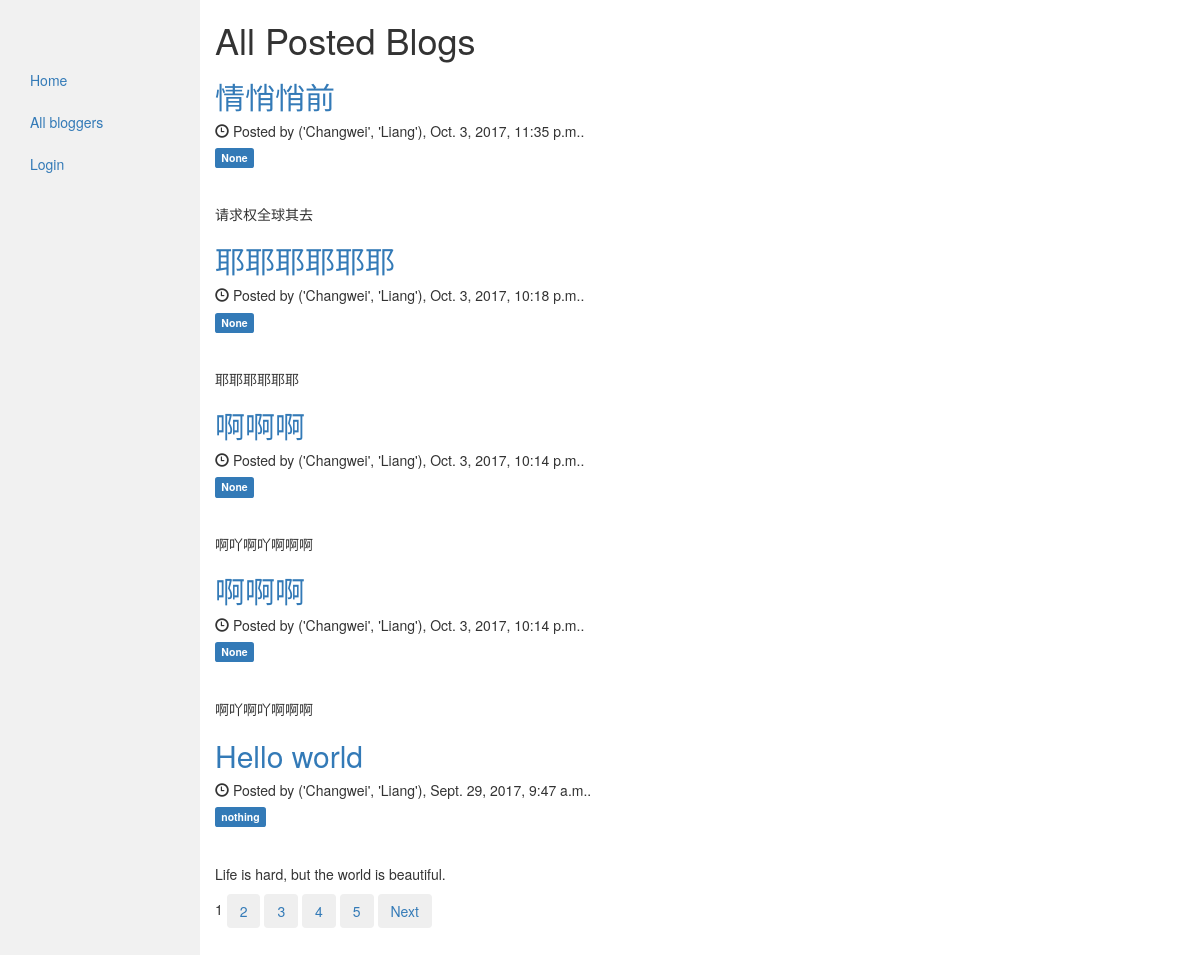
/, run on an earlier commit of the app's database.
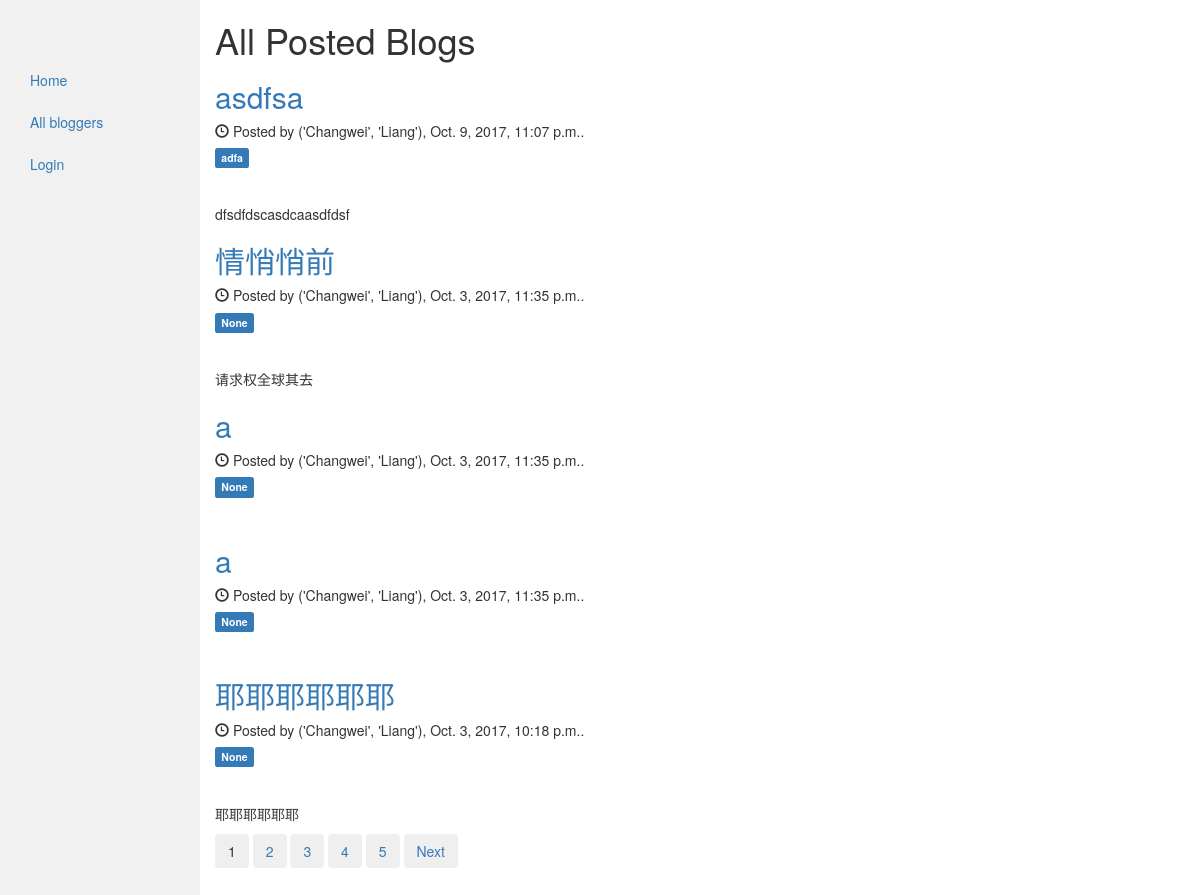
And on a later commit of the database.
### blog/models.py (models this page shows, shortened)
class MyPost(models.Model):
    author = models.ForeignKey(settings.AUTH_USER_MODEL, on_delete=models.CASCADE)
    title = models.CharField(max_length=100)
    content = models.TextField(blank=True)
    tags = models.CharField(max_length=20, null=True, blank=True)
    published_time = models.DateTimeField(default=timezone.now)
    created_time = models.DateTimeField(default=timezone.now)
    is_draft = models.BooleanField(default=False)
    is_private = models.BooleanField(default=False)
    can_be_edited = models.BooleanField(default=False)
    allow_comment = models.BooleanField(default=True)
    class Meta:
        ordering = ['published_time']
    def get_absolute_url(self):
        return reverse('blog:blog_detail', args=[str(self.id)])

### my_auth/models.py (models this page shows)
class User(auth_models.AbstractUser):
    email = models.EmailField(_('email address'), unique=True)

### blog/views.py (the view)
# urls.py: url(r'^$', views.HomePage.as_view(), name='homepage'),
class HomePage(MyPaginatedBlogListView):
    model = models.MyPost
    template_name = 'blog/homepage.html'
    paginate_by = 5
    context_object_name = 'blog_list'
    def get_queryset(self):
        return models.MyPost.objects.filter(is_draft=False, is_private=False).order_by('-published_time')

### blog/templatetags/blog_tag.py (called while the page is built)
@register.simple_tag
def real_name_or_username(blog):
    if blog.author.first_name and blog.author.last_name:
        return format_html('%s' % blog.author.first_name), format_html(blog.author.last_name)
    else:
        return blog.author.username

### blog/utils.py (called while the page is built)
def my_paginator_style(paginator, page, context, pages_num_2b_shown):
    context['multiple_page_series_to_show'] = 0
    if paginator.num_pages > pages_num_2b_shown:
        context['multiple_page_series_to_show'] = 1
        context['page_number_to_be_show'] = [i + page.number - pages_num_2b_shown // 2
                                             for i in range(pages_num_2b_shown)]
        if page.number <= pages_num_2b_shown // 2:
            context['page_number_to_be_show'] = [(i + 1) for i in
                                                 range(pages_num_2b_shown)]
        if page.number + pages_num_2b_shown // 2 >= paginator.num_pages:
            context['page_number_to_be_show'] = [i + paginator.num_pages - pages_num_2b_shown + 1
                                                 for i in range(pages_num_2b_shown)]
    return context

### blog/templates/blog/homepage.html (shortened to what this page needs)
<!DOCTYPE html>
<html lang="en">
{% extends 'blog/base.html' %}
{% load blog_tag %}
{% block content %}
    <h1 class="center">All Posted Blogs</h1>
    {% if blog_list %}
        {% for blog in blog_list %}
            <h2><a href="{{ blog.get_absolute_url }}">{{ blog.title }}</a></h2>
            <h5><span class="glyphicon glyphicon-time"></span> Posted by {% real_name_or_username blog %}, {{ blog.published_time }}.</h5>
            <h5><span class="label label-primary">{{ blog.tags }}</span></h5><br>
            <p>{{ blog.content|linebreaks }}</p>
        {% endfor %}
    {% else %}
        <p>No blogs are found</p>
    {% endif %}
    {% include "blog/pagination.html" %}
{% endblock %}

What changed in the data, as far as the page shows it:
no longer on this page (row unchanged): MyPost: title "啊啊啊", author.last_name "('Changwei', 'Liang')", published_time "Oct. 3, 2017, 10:14 p.m.", tags "None", content "啊吖啊吖啊啊啊"
no longer on this page (row unchanged): MyPost: title "啊啊啊", author.last_name "('Changwei', 'Liang')", published_time "Oct. 3, 2017, 10:14 p.m.", tags "None", content "啊吖啊吖啊啊啊"
no longer on this page (row unchanged): MyPost: title "Hello world", author.last_name "('Changwei', 'Liang')", published_time "Sept. 29, 2017, 9:47 a.m.", tags "nothing", content "Life is hard, but the world is beautiful."
added MyPost: title "asdfsa", author.last_name "('Changwei', 'Liang')", published_time "Oct. 9, 2017, 11:07 p.m.", tags "adfa", content "dfsdfdscasdcaasdfdsf"
added MyPost: title "a", author.last_name "('Changwei', 'Liang')", published_time "Oct. 3, 2017, 11:35 p.m.", tags "None"
added MyPost: title "a", author.last_name "('Changwei', 'Liang')", published_time "Oct. 3, 2017, 11:35 p.m.", tags "None"
Also different on the page:
new list line: "1"
new list line: "2"
new list line: "3"
new list line: "4"
new list line: "5"
list line gone: "1"
list line gone: "2"
list line gone: "3"
list line gone: "4"
list line gone: "5"
